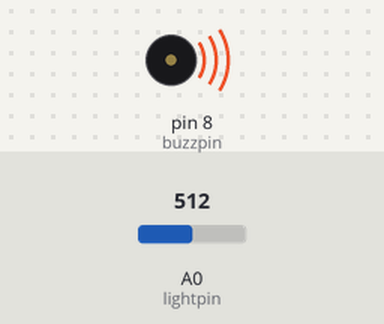
The sketch below on a simulated Arduino Uno, built with avr-gcc and run on an emulated ATmega328P. Shown: buzzer (waves = sounding). The inputs (shaded band) are chosen by the test bench; at power-on: A0 (lightpin) = 512.

Above: at 1.2 s.
1.3 s: A0 (lightpin) set to 87
At 2.3 s:
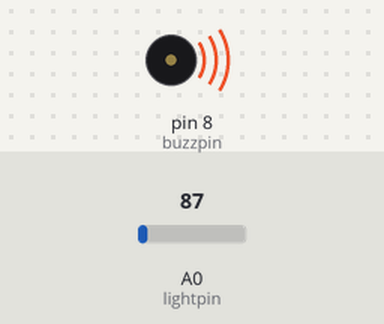
2.8 s: A0 (lightpin) set to 69
At 3.9 s:
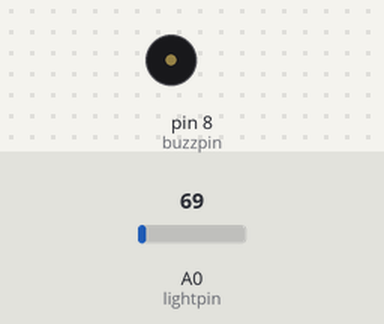
Timing chart, 0 to 5.8 s (numbered marks = the images above; inputs shaded):
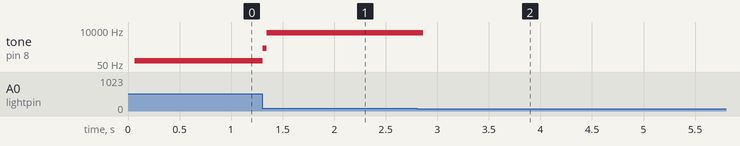

Measured:
- the behaviour switches between 78 and 77 on A0 (lightpin) (found by bisection; images 1 and 2)
- after the input at 1.3 s, tone on pin 8 (buzzpin): 82 Hz → 593 Hz at once, → 6313 Hz 0.04 s later
- after the input at 2.8 s, tone on pin 8 (buzzpin): 6313 Hz → silent after 0.06 s

The sketch:

sketch_mar25a.ino
```cpp
// passive buzzer program
int lightpin=A0;
int buzzpin=8;
int delayt;
int lightval;
void setup() {
  pinMode(lightpin,INPUT);
  pinMode(buzzpin,OUTPUT);
  Serial.begin(9600);
  // put your setup code here, to run once:

}

void loop() {
  // put your main code here, to run repeatedly:
  lightval=analogRead(lightpin);
  delayt=(9./550.)*lightval -(9.*200./550.) + 1. ;
  digitalWrite(buzzpin, HIGH);
  delay(delayt);
  digitalWrite(buzzpin, LOW);
  delay(delayt);
}
```
